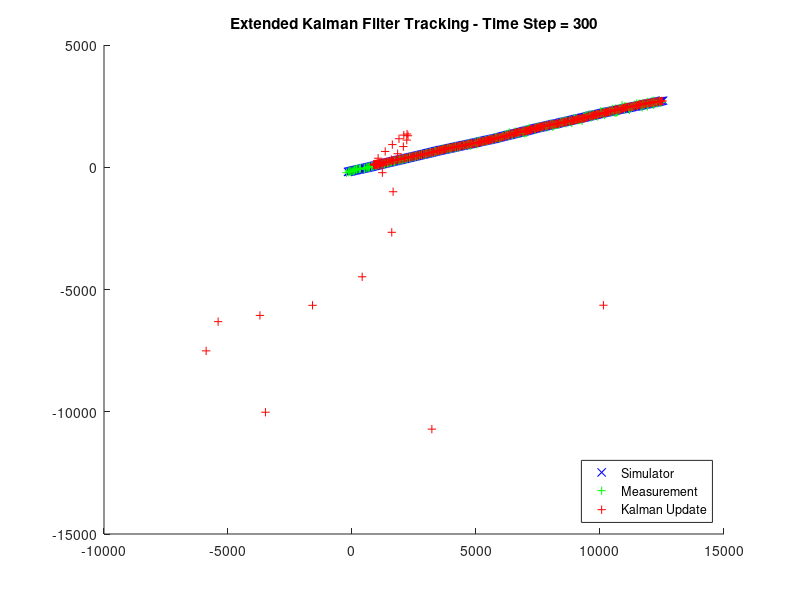

The MATLAB source for this figure:
% Lab 2 - Extended Kalman Filter
%Yu Liu, Wajhat Akhtar, Omair Khalid
% Date - 03/10/2017
clear all
close all

numP = 300; %number of iterations
%Initialize x0
%x0 = [10;1;10;0];
x0 = [-200;80;-200;20]

%Process noise Standard Deviation
sigma_q = 1.0;
%observation noise Standard Deviation 
sigma_r = 5.0; 

deltaT = 0.5; %time step

%Covariance of Prior
P = 1000 * eye(4,4);

%State Transition Matrix (Markov kernel)
f = [1, deltaT;0 1];
F = [f zeros(2,2);zeros(2,2) f]; 

%Covariance Process Noise
q = [deltaT^4/4 deltaT^3/2;deltaT^3/2 deltaT^2];
Q = sigma_q^2 * [q ,zeros(2,2);zeros(2,2) q]; %process noise matrix


%Transform - State to Measurement Space
%H = [1,0,0,0;0,0,1,0];

%Covariance of Observation noise
%R = sigma_r^2 * [1,0;0,1];
R = diag([50^2 0.005^2]);


X = [];
Z = [];

%Simulator 
for i = 1:numP
    
    x = mvnrnd(F*x0,Q)'; %predicted state
    X = [X,x];
    range = sqrt(x0(1)^2+x0(3)^2);
    bearing = atan2(x0(3),x0(1));
    y = [range;bearing];
    
    z = mvnrnd(y,R)'; %measurement 
    Z = [Z,z];
    x0 = x;
end


figure(1), hold on;
plot(X(1,:),X(3,:),'bx');
hold on
plot(Z(1,:).*cos(Z(2,:)),Z(1,:).*sin(Z(2,:)),'g+');
  
hold on
%%
%Kalman Filter 
pause(4);
for j = 1:numP
     %Kalman statr prediction
    range = sqrt(x0(1)^2+x0(3)^2);
    bearing = atan2(x0(3),x0(1));
    y0 = [range; bearing];
    J = [cos(bearing) 0 sin(bearing) 0;
     -sin(bearing)/range 0 cos(bearing)/range 0]; 
    m = F*x0;
    P = F*P*F' + Q;
    K = P*J' * inv(J*P*J' + R); 
    Updated_mean = m + K * (Z(:,j) - y0);
    Updated_P = (eye(4,4) - K*J)*P;
    x0 = Updated_mean;
    P = Updated_P;
    plot(x0(1),x0(3),'r+');
    hold on 
     
    pause(0.1);
    
  title( ['Extended Kalman Filter Tracking - Time Step = ' num2str( j )] )
legend('Simulator','Measurement', 'Kalman Update','Location','southeast')

end

    
    
    





